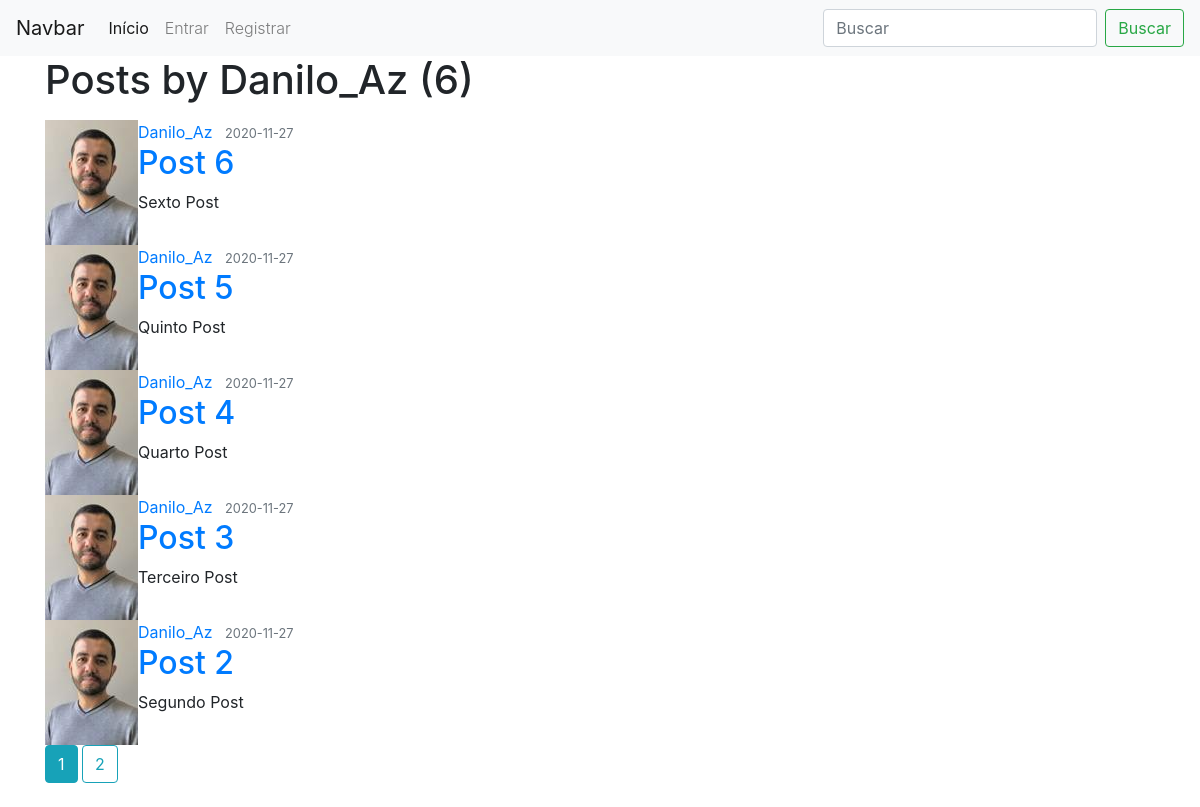
/user/Danilo_Az, run on the app's committed database.
### flaskblog/models.py (models this page shows, shortened)
class User(db.Model, UserMixin):
    id = db.Column(db.Integer, primary_key=True)
    username = db.Column(db.String(20), unique=True, nullable=False)
    email = db.Column(db.String(120), unique=True, nullable=False)
    image_file = db.Column(db.String(20), nullable=False, default='default.jpg')
    password = db.Column(db.String(60), nullable=False)
    posts = db.relationship('Post', backref='author', lazy=True)

class Post(db.Model):
    id = db.Column(db.Integer, primary_key=True)
    title = db.Column(db.String(100), nullable=False)
    date_posted = db.Column(db.DateTime, nullable=False, default= datetime.utcnow)
    content = db.Column(db.Text, nullable=False)
    user_id = db.Column(db.Integer, db.ForeignKey('user.id'), nullable=False)

### flaskblog/blueprints/users/routes.py (the view)
@users.route('/user/<string:username>')
def user_posts(username):
    page = request.args.get('page', 1, type=int)
    user = User.query.filter_by(username=username).first_or_404()
    posts = Post.query.filter_by(author=user)\
                .order_by(Post.date_posted.desc())\
                .paginate(page=page, per_page=5)
    return render_template('user_post.html', posts=posts, user=user)

### flaskblog/templates/user_post.html
{% extends "base.html" %}
{% block content%}
    <h1 class="mb-3">Posts by {{ user.username }} ({{  posts.total }})</h1>
    {% for post in posts.items %}
    <article class="media content-section">
        <img src="{{ url_for('static',filename='profile_img/'+post.author.image_file) }}" class="rouded-circle article-img">
        <div class="media-body">
            <div class="article-metadata">
                <a class="mr-2" href="{{ url_for('users.user_posts', username=post.author.username) }}">{{ post.author.username }}</a>
                <small class="text-muted">{{ post.date_posted.strftime('%Y-%m-%d') }}</small>
            </div>
            <h2><a class="article-title" href="{{ url_for('posts.post', post_id=post.id) }}">{{ post.title }}</a></h2>
            <p class="article-content">{{ post.content }}</p>
        </div>
    </article>
    {% endfor %}
    {% for page_num in posts.iter_pages(left_edge=1, right_edge=1, left_current=1, right_current=2) %}
        {% if page_num %}
            {% if posts.page == page_num %}
                <a href="{{ url_for('users.user_posts', username=user.username, page=page_num) }}" class="btn btn-info mb-4">{{ page_num }}</a>
            {% else %}
                <a href="{{ url_for('users.user_posts', username=user.username, page=page_num) }}" class="btn btn-outline-info mb-4">{{ page_num }}</a>
            {% endif %}
        {% else %}
            ...
        {% endif %}
    {% endfor %}
{% endblock content%}

### data on the page
User: username "Danilo_Az"
Post: image_file (picture), author.username "Danilo_Az", date_posted "2020-11-27", title "Post 6", content "Sexto Post"
Post: image_file (picture), author.username "Danilo_Az", date_posted "2020-11-27", title "Post 5", content "Quinto Post"
Post: image_file (picture), author.username "Danilo_Az", date_posted "2020-11-27", title "Post 4", content "Quarto Post"
Post: image_file (picture), author.username "Danilo_Az", date_posted "2020-11-27", title "Post 3", content "Terceiro Post"
Post: image_file (picture), author.username "Danilo_Az", date_posted "2020-11-27", title "Post 2", content "Segundo Post"

### other printed values
{{ posts.total }} "6"
{{ page_num }} "1"
{{ page_num }} "2"
